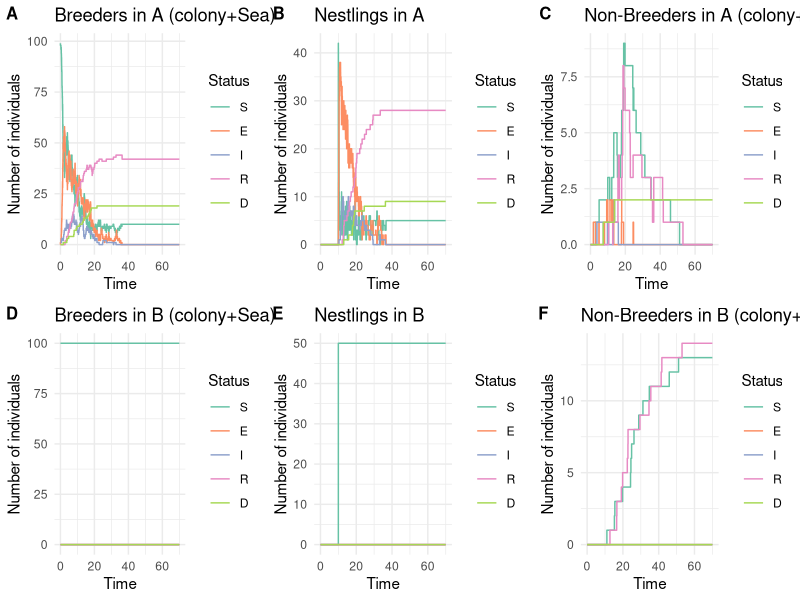

This figure's R source:









# Library -----------------------------------------------------------------

library(tidyverse)
library(ggplot2)
library(reshape2)
library(abind)
library(cowplot)


# Model description -------------------------------------------------------

# Each compartment in the model is described by

# the epidemiological status : Susceptible (S), Exposed (E), Infectious (I), Recovered (R)
# the reproductive status : Breeders (B), Non-Breeders (NB), Nestlings (N)
# the localisation : colony A (A), colony (B), sea A (sea_a), sea B (sea_B)
# 
# Thus, an exposed individual, non-breeder and at sea B, is noted E_sea_b_NB


# Parameters --------------------------------------------------------------

param = list( 
  
  # Epidemiological parameters
  
  # Transmission rate from exposed individuals and from infectious individuals in a colony
  beta = matrix(c(0.10, 0.15,
                  0.00, 0.00),
                nrow = 2, ncol = 2, byrow = T),
  # Rate of progression from exposed to infectious (inverse of incubation period)
  sigma = 1/10,
  # Rate of progression from infectious to exposed
  eta =  0.9, 
  # Recovery rate (inverse of infectious period)
  gamma = 1/3,
  # Disease-related mortality rate
  mu = 1/3 * 0.5,
  
  
  # Mobility  parameters
  
  # Transition from sea to the colony (breeders)
  zeta_to_colony = 1,
  # Transition from colony to the sea (breeders)
  zeta_to_sea = 1,
  # Transition from breeder to non-breeder (reproductive failure)
  psi = 0, #Attention départ en couple
  # Transition from sea to the colony (non-breeders)
  rho_to_colony = 1/7,
  # Transition from colony to the sea (non-breeders)
  rho_to_sea = 1/7 * 7,

  
  # Induced dispersion parameters
  
  # Proportion of dispersed adults
  prop_dispersal = 1,
  # Proportion of prospectors among dispersed adults
  prop_prospecting = 1/8,
  # Date of induced dispersion
  dispersal_date = 30,
  # Reaction time between 1rst death and induced dispersal
  dispersal_reaction_time = 5,
  
  # Demographic parameters
  hatching_date = 10

)




# Event rates -------------------------------------------------------------


calculate_rates = function(  beta_E_colony, beta_I_colony,
                             sigma,eta, gamma, mu,
                             zeta_to_colony, zeta_to_sea, psi, rho_to_colony, rho_to_sea,
                             prop_dispersal, prop_prospecting, dispersal_date,
                             hatching_date,
                             S_a, E_a, I_a, R_a, D_a,
                             S_sea_a, E_sea_a, I_sea_a, R_sea_a, D_sea_a,
                             S_sea_b, E_sea_b, I_sea_b, R_sea_b, D_sea_b,
                             S_b, E_b, I_b, R_b, D_b,
                             S_a_NB, E_a_NB, I_a_NB, R_a_NB, D_a_NB,
                             S_sea_a_NB, E_sea_a_NB, I_sea_a_NB, R_sea_a_NB, D_sea_a_NB,
                             S_sea_b_NB,  E_sea_b_NB, I_sea_b_NB, R_sea_b_NB, D_sea_b_NB,
                             S_b_NB, E_b_NB, I_b_NB, R_b_NB, D_b_NB,
                             S_a_N, E_a_N, I_a_N, R_a_N, D_a_N,
                             S_b_N, E_b_N, I_b_N, R_b_N, D_b_N){
  
  rates = c(
    
  # SEIR
  
  ## Nestlings
  ### Colony A
  "S_a_N_to_E_a_N" = beta_E_colony * S_a_N * (E_a+E_a_NB+E_a_N) + 
                     beta_I_colony * S_a_N * (I_a+I_a_NB+I_a_N),
  "E_a_N_to_S_a_N" = eta * E_a_N,
  "E_a_N_to_I_a_N" = sigma * E_a_N,
  "I_a_N_to_R_a_N" = gamma * I_a_N,
  "I_a_N_to_D_a_N" = mu * I_a_N,
  ### Colony B
  "S_b_N_to_E_b_N" = beta_E_colony * S_b_N * (E_b+E_b_NB+E_b_N) +
                     beta_I_colony * S_b_N * (I_b+I_b_NB+I_b_N),
  "E_b_N_to_S_b_N" = eta * E_b_N,
  "E_b_N_to_I_b_N" = sigma * E_b_N,
  "I_b_N_to_R_b_N" = gamma * I_b_N,
  "I_b_N_to_D_b_N" = mu * I_b_N,
  
  ## Non-Breeders
  ### Colony A
  "S_a_NB_to_E_a_NB" = beta_E_colony * S_a_NB * (E_a+E_a_NB+E_a_N) +
                       beta_I_colony * S_a_NB * (I_a+I_a_NB+I_a_N),
  "E_a_NB_to_S_a_NB" = eta * E_a_NB,
  "E_a_NB_to_I_a_NB" = sigma * E_a_NB,
  "I_a_NB_to_R_a_NB" = gamma * I_a_NB,
  "I_a_NB_to_D_a_NB" = mu * I_a_NB,
  ### Sea A
  "S_sea_a_NB_to_E_sea_a_NB" = 0,
  "E_sea_a_NB_to_S_sea_a_NB" = eta * E_sea_a_NB,
  "E_sea_a_NB_to_I_sea_a_NB" = sigma * E_sea_a_NB,
  "I_sea_a_NB_to_R_sea_a_NB" = gamma * I_sea_a_NB,
  "I_sea_a_NB_to_D_sea_a_NB" = mu * I_sea_a_NB,
  ### Sea B
  "S_sea_b_NB_to_E_sea_b_NB" = 0,
  "E_sea_b_NB_to_S_sea_b_NB" = eta * E_sea_b_NB,
  "E_sea_b_NB_to_I_sea_b_NB" = sigma * E_sea_b_NB,
  "I_sea_b_NB_to_R_sea_b_NB" = gamma * I_sea_b_NB,
  "I_sea_b_NB_to_D_sea_b_NB" = mu * I_sea_b_NB,
  ### Colony B
  "S_b_NB_to_E_b_NB" = beta_E_colony * S_b_NB * (E_b+E_b_NB+E_b_N) + 
                       beta_I_colony * S_b_NB * (I_b+I_b_NB+I_b_N),
  "E_b_NB_to_S_b_NB" = eta * E_b_NB,
  "E_b_NB_to_I_b_NB" = sigma * E_b_NB,
  "I_b_NB_to_R_b_NB" = gamma * I_b_NB,
  "I_b_NB_to_D_b_NB" = mu * I_b_NB,
  
  ## Breeders
  ### Colony A
  "S_a_to_E_a" = beta_E_colony * S_a * (E_a+E_a_NB+E_a_N) + 
                 beta_I_colony * S_a * (I_a+I_a_NB+I_a_N),
  "E_a_to_S_a" = eta * E_a,
  "E_a_to_I_a" = sigma * E_a,
  "I_a_to_R_a" = gamma * I_a,
  "I_a_to_D_a" = mu * I_a,
  ### Sea A
  "S_sea_a_to_E_sea_a" = 0,
  "E_sea_a_to_S_sea_a" = eta * E_sea_a,
  "E_sea_a_to_I_sea_a" = sigma * E_sea_a,
  "I_sea_a_to_R_sea_a" = gamma * I_sea_a,
  "I_sea_a_to_D_sea_a" = mu * I_sea_a,
  ### Sea B
  "S_sea_b_to_E_sea_b" = 0,
  "E_sea_b_to_S_sea_b" = eta * E_sea_b,
  "E_sea_b_to_I_sea_b" = sigma * E_sea_b,
  "I_sea_b_to_R_sea_b" = gamma * I_sea_b,
  "I_sea_b_to_D_sea_b" = mu * I_sea_b,
  ### Colony B
  "S_b_to_E_b" = beta_E_colony * S_b * (E_b+E_b_NB+E_b_N) + 
                 beta_I_colony * S_b * (I_b+I_b_NB+I_b_N),
  "E_b_to_S_b" = eta * E_b,
  "E_b_to_I_b" = sigma * E_b,
  "I_b_to_R_b" = gamma * I_b,
  "I_b_to_D_b" = mu * I_b,
  
  
  # Mobility
  ## Non-Breeders
  ### From colony A to sea A
  "S_a_NB_to_S_sea_a_NB" = rho_to_sea * S_a_NB,
  "E_a_NB_to_E_sea_a_NB" = rho_to_sea * E_a_NB,
  "I_a_NB_to_I_sea_a_NB" = rho_to_sea * I_a_NB,
  "R_a_NB_to_R_sea_a_NB" = rho_to_sea * R_a_NB,
  ### From sea A to colony A
  "S_sea_a_NB_to_S_a_NB" = rho_to_colony * S_sea_a_NB,
  "E_sea_a_NB_to_E_a_NB" = rho_to_colony * E_sea_a_NB,
  "I_sea_a_NB_to_I_a_NB" = rho_to_colony * I_sea_a_NB,
  "R_sea_a_NB_to_R_a_NB" = rho_to_colony * R_sea_a_NB,
  ### From colony B to sea B
  "S_b_NB_to_S_sea_b_NB" = rho_to_sea * S_b_NB,
  "E_b_NB_to_E_sea_b_NB" = rho_to_sea * E_b_NB,
  "I_b_NB_to_I_sea_b_NB" = rho_to_sea * I_b_NB,
  "R_b_NB_to_R_sea_b_NB" = rho_to_sea * R_b_NB,
  ### From sea B to colony B
  "S_sea_b_NB_to_S_b_NB" = rho_to_colony * S_sea_b_NB,
  "E_sea_b_NB_to_E_b_NB" = rho_to_colony * E_sea_b_NB,
  "I_sea_b_NB_to_I_b_NB" = rho_to_colony * I_sea_b_NB,
  "R_sea_b_NB_to_R_b_NB" = rho_to_colony * R_sea_b_NB,
  
  ## Breeders
  ### From colony A to sea A
  "S_a_to_S_sea_a" = zeta_to_sea * S_a,
  "E_a_to_E_sea_a" = zeta_to_sea * E_a,
  "I_a_to_I_sea_a" = zeta_to_sea * I_a,
  "R_a_to_R_sea_a" = zeta_to_sea * R_a,
  ### From sea A to colony A
  "S_sea_a_to_S_a" = zeta_to_colony * S_sea_a,
  "E_sea_a_to_E_a" = zeta_to_colony * E_sea_a,
  "I_sea_a_to_I_a" = zeta_to_colony * I_sea_a,
  "R_sea_a_to_R_a" = zeta_to_colony * R_sea_a,
  ### From colony B to sea B
  "S_b_to_S_sea_b" = zeta_to_sea * S_b,
  "E_b_to_E_sea_b" = zeta_to_sea * E_b,
  "I_b_to_I_sea_b" = zeta_to_sea * I_b,
  "R_b_to_R_sea_b" = zeta_to_sea * R_b,
  ### From sea B to colony B
  "S_sea_b_to_S_b" = zeta_to_colony * S_sea_b,
  "E_sea_b_to_E_b" = zeta_to_colony * E_sea_b,
  "I_sea_b_to_I_b" = zeta_to_colony * I_sea_b,
  "R_sea_b_to_R_b" = zeta_to_colony * R_sea_b,
  
  ## Prospecting
  ### From A to B
  "S_sea_a_NB_to_S_sea_b_NB" = prop_prospecting * S_sea_a_NB,
  "E_sea_a_NB_to_E_sea_b_NB" = prop_prospecting * E_sea_a_NB,
  "I_sea_a_NB_to_I_sea_b_NB" = prop_prospecting * I_sea_a_NB,
  "R_sea_a_NB_to_R_sea_b_NB" = prop_prospecting * R_sea_a_NB
  
  # Breeders become Non-Breeders
  
  # "S_a_to_S_a_NB" = psi * S_a,
  # "E_a_to_E_a_NB" = psi * E_a,
  # "I_a_to_I_a_NB" = psi * I_a,
  # "R_a_to_R_a_NB" = psi * R_a
  
  )
  return(rates)
}


# Gillespie SEIR model function -------------------------------------------

gillespie_seir = function(param = param, 
                          induced_dispersal = T,
                          initial_number_breeders_A = 50,
                          initial_number_infected_breeders_A = 1, 
                          initial_number_breeders_B = 50,
                          total_time = 70,
                          dispersal_stochactic = T) {
  
  # Initial state
  
  ## Nestlings
  ## In colony A
  N = 0                
  initial_infected = 0
  initial_exposed = 0
  initial_recovered = 0
  initial_susceptible = N - initial_infected - initial_exposed - initial_recovered
  initial_dead = 0
  
  initial_state_A_N = c(S = initial_susceptible,
                        E = initial_exposed,
                        I = initial_infected,
                        R = initial_recovered,
                        D = initial_dead)
  ## Nestlings
  ## In colony B
  N = 0                
  initial_infected = 0
  initial_exposed = 0
  initial_recovered = 0
  initial_susceptible = N - initial_infected - initial_exposed - initial_recovered
  initial_dead = 0
  
  initial_state_B_N = c(S = initial_susceptible,
                        E = initial_exposed,
                        I = initial_infected,
                        R = initial_recovered,
                        D = initial_dead)
  
  
  ## Breeders
  ## In colony A
  N = initial_number_breeders_A                 
  initial_infected = initial_number_infected_breeders_A
  initial_exposed = 0
  initial_recovered = 0
  initial_susceptible = N - initial_infected - initial_exposed - initial_recovered
  initial_dead = 0
  
  initial_state_A = c(S = initial_susceptible,
                      E = initial_exposed,
                      I = initial_infected,
                      R = initial_recovered,
                      D = initial_dead)
  
  ## At sea A
  N = 50                  
  initial_infected = 0
  initial_exposed = 0
  initial_recovered = 0
  initial_susceptible = N - initial_infected - initial_exposed - initial_recovered
  initial_dead = 0
  
  initial_state_sea_a = c(S = initial_susceptible,
                          E = initial_exposed,
                          I = initial_infected,
                          R = initial_recovered,
                          D = initial_dead)
  
  ## At sea B
  N = 50                
  initial_infected = 0
  initial_exposed = 0
  initial_recovered = 0
  initial_susceptible = N - initial_infected - initial_exposed - initial_recovered
  initial_dead = 0
  
  initial_state_sea_b = c(S = initial_susceptible,
                          E = initial_exposed,
                          I = initial_infected,
                          R = initial_recovered,
                          D = initial_dead)
  
  ## In colony B
  N = initial_number_breeders_B                  
  initial_infected = 0
  initial_exposed = 0
  initial_recovered = 0
  initial_susceptible = N - initial_infected - initial_exposed - initial_recovered
  initial_dead = 0
  
  initial_state_B <- c(S = initial_susceptible,
                       E = initial_exposed,
                       I = initial_infected,
                       R = initial_recovered,
                       D = initial_dead)
  
  ## Non-Breeders
  ## In colony A
  N = 0                  
  initial_infected = 0
  initial_exposed = 0
  initial_recovered = 0
  initial_susceptible = N - initial_infected - initial_exposed - initial_recovered
  initial_dead = 0
  
  initial_state_A_NB = c(S = initial_susceptible,
                         E = initial_exposed,
                         I = initial_infected,
                         R = initial_recovered,
                         D = initial_dead)
  
  ## At sea A
  N = 0                  
  initial_infected = 0
  initial_exposed = 0
  initial_recovered = 0
  initial_susceptible = N - initial_infected - initial_exposed - initial_recovered
  initial_dead = 0
  
  initial_state_sea_a_NB = c(S = initial_susceptible,
                             E = initial_exposed,
                             I = initial_infected,
                             R = initial_recovered,
                             D = initial_dead)
  
  ## At sea B
  N = 0                  
  initial_infected = 0
  initial_exposed = 0
  initial_recovered = 0
  initial_susceptible = N - initial_infected - initial_exposed - initial_recovered
  initial_dead = 0
  
  initial_state_sea_b_NB = c(S = initial_susceptible,
                             E = initial_exposed,
                             I = initial_infected,
                             R = initial_recovered,
                             D = initial_dead)
  
  ## In colony B
  N = 0                  
  initial_infected = 0
  initial_exposed = 0
  initial_recovered = 0
  initial_susceptible = N - initial_infected - initial_exposed - initial_recovered
  initial_dead = 0
  
  initial_state_B_NB <- c(S = initial_susceptible,
                          E = initial_exposed,
                          I = initial_infected,
                          R = initial_recovered,
                          D = initial_dead)
  
  
  initial_state = matrix(data = c(initial_state_A,
                                  initial_state_sea_a,
                                  initial_state_sea_b,
                                  initial_state_B,
                                  initial_state_A_NB,
                                  initial_state_sea_a_NB,
                                  initial_state_sea_b_NB,
                                  initial_state_B_NB,
                                  initial_state_A_N,
                                  initial_state_B_N), 
                         nrow = 10, ncol = 5, 
                         byrow = T)
  
  # Parameters
  
  beta_E_colony = param$beta[1,1]
  beta_I_colony = param$beta[1,2]
  
  sigma = param$sigma
  eta = param$eta
  gamma = param$gamma
  mu = param$mu
  
  zeta_to_colony = param$zeta_to_colony
  zeta_to_sea = param$zeta_to_sea
  psi = param$psi
  rho_to_colony = param$rho_to_colony
  rho_to_sea = param$rho_to_sea
  
  prop_dispersal = param$prop_dispersal
  prop_prospecting = param$prop_prospecting
  dispersal_date = param$dispersal_date
  dispersal_reaction_time = param$dispersal_reaction_time
  
  hatching_date = param$hatching_date
  
  # Initialization
  times = c(0)
  states = array(dim = c(10,5,1), data = initial_state)
  already_dispersed = F
  already_hatched = F
  first_death = F
  first_death_date = NA
  
  # Next event
  while (times[length(times)] < total_time) {
    
    S_a = states[1, 1, dim(states)[3]]
    E_a = states[1, 2, dim(states)[3]]
    I_a = states[1, 3, dim(states)[3]]
    R_a = states[1, 4, dim(states)[3]]
    D_a = states[1, 5, dim(states)[3]]
    
    S_sea_a = states[2, 1, dim(states)[3]]
    E_sea_a = states[2, 2, dim(states)[3]]
    I_sea_a = states[2, 3, dim(states)[3]]
    R_sea_a = states[2, 4, dim(states)[3]]
    D_sea_a = states[2, 5, dim(states)[3]]
    
    S_sea_b = states[3, 1, dim(states)[3]]
    E_sea_b = states[3, 2, dim(states)[3]]
    I_sea_b = states[3, 3, dim(states)[3]]
    R_sea_b = states[3, 4, dim(states)[3]]
    D_sea_b = states[3, 5, dim(states)[3]]
    
    S_b = states[4, 1, dim(states)[3]]
    E_b = states[4, 2, dim(states)[3]]
    I_b = states[4, 3, dim(states)[3]]
    R_b = states[4, 4, dim(states)[3]]
    D_b = states[4, 5, dim(states)[3]]
    
    S_a_NB = states[5, 1, dim(states)[3]]
    E_a_NB = states[5, 2, dim(states)[3]]
    I_a_NB = states[5, 3, dim(states)[3]]
    R_a_NB = states[5, 4, dim(states)[3]]
    D_a_NB = states[5, 5, dim(states)[3]]
    
    S_sea_a_NB = states[6, 1, dim(states)[3]]
    E_sea_a_NB = states[6, 2, dim(states)[3]]
    I_sea_a_NB = states[6, 3, dim(states)[3]]
    R_sea_a_NB = states[6, 4, dim(states)[3]]
    D_sea_a_NB = states[6, 5, dim(states)[3]]

    S_sea_b_NB = states[7, 1, dim(states)[3]]
    E_sea_b_NB = states[7, 2, dim(states)[3]]
    I_sea_b_NB = states[7, 3, dim(states)[3]]
    R_sea_b_NB = states[7, 4, dim(states)[3]]
    D_sea_b_NB = states[7, 5, dim(states)[3]]
    
    S_b_NB = states[8, 1, dim(states)[3]]
    E_b_NB = states[8, 2, dim(states)[3]]
    I_b_NB = states[8, 3, dim(states)[3]]
    R_b_NB = states[8, 4, dim(states)[3]]
    D_b_NB = states[8, 5, dim(states)[3]]
    
    S_a_N = states[9, 1, dim(states)[3]]
    E_a_N = states[9, 2, dim(states)[3]]
    I_a_N = states[9, 3, dim(states)[3]]
    R_a_N = states[9, 4, dim(states)[3]]
    D_a_N = states[9, 5, dim(states)[3]]
    
    S_b_N = states[10, 1, dim(states)[3]]
    E_b_N = states[10, 2, dim(states)[3]]
    I_b_N = states[10, 3, dim(states)[3]]
    R_b_N = states[10, 4, dim(states)[3]]
    D_b_N = states[10, 5, dim(states)[3]]
    
    # Rates of each possible event
    rates = calculate_rates(beta_E_colony, beta_I_colony,
                            sigma,eta, gamma, mu,
                            zeta_to_colony, zeta_to_sea, psi, rho_to_colony, rho_to_sea,
                            prop_dispersal, prop_prospecting, dispersal_date,
                            hatching_date,
                            S_a, E_a, I_a, R_a, D_a,
                            S_sea_a, E_sea_a, I_sea_a, R_sea_a, D_sea_a,
                            S_sea_b, E_sea_b, I_sea_b, R_sea_b, D_sea_b,
                            S_b, E_b, I_b, R_b, D_b,
                            S_a_NB, E_a_NB, I_a_NB, R_a_NB, D_a_NB,
                            S_sea_a_NB, E_sea_a_NB, I_sea_a_NB, R_sea_a_NB, D_sea_a_NB,
                            S_sea_b_NB,  E_sea_b_NB, I_sea_b_NB, R_sea_b_NB, D_sea_b_NB,
                            S_b_NB, E_b_NB, I_b_NB, R_b_NB, D_b_NB,
                            S_a_N, E_a_N, I_a_N, R_a_N, D_a_N,
                            S_b_N, E_b_N, I_b_N, R_b_N, D_b_N)

    total_rate = sum(rates)
    
    if (total_rate == 0) {
      break
    }
    
    time_step = rexp(1, total_rate)
    next_time = times[length(times)] + time_step
    
    
    # Hatching
    if (next_time > hatching_date & !already_hatched) { 
      
      S_a_N = round((S_a + E_a + I_a + R_a + S_sea_a + E_sea_a + I_sea_a + R_sea_a)/2)
      S_b_N = round((S_b + E_b + I_b + R_b + S_sea_b + E_sea_b + I_sea_b + R_sea_b)/2)
      
      already_hatched = T
      
      new_state = matrix(data = c(S_a, E_a, I_a, R_a, D_a,
                                  S_sea_a, E_sea_a, I_sea_a, R_sea_a, D_sea_a,
                                  S_sea_b, E_sea_b, I_sea_b, R_sea_b, D_sea_b,
                                  S_b, E_b, I_b, R_b, D_b,
                                  
                                  S_a_NB, E_a_NB, I_a_NB, R_a_NB, D_a_NB,
                                  S_sea_a_NB, E_sea_a_NB, I_sea_a_NB, R_sea_a_NB, D_sea_a_NB,
                                  S_sea_b_NB, E_sea_b_NB, I_sea_b_NB, R_sea_b_NB, D_sea_b_NB,
                                  S_b_NB, E_b_NB, I_b_NB, R_b_NB, D_b_NB,
                                  
                                  S_a_N, E_a_N, I_a_N, R_a_N, D_a_N,
                                  S_b_N, E_b_N, I_b_N, R_b_N, D_b_N),
                         nrow = 10, ncol = 5, 
                         byrow = T)
      
      states = abind(states, new_state)
      times = c(times, hatching_date)
      
      
      # Rates of each possible event
      rates =     rates = calculate_rates(beta_E_colony, beta_I_colony,
                                          sigma,eta, gamma, mu,
                                          zeta_to_colony, zeta_to_sea, psi, rho_to_colony, rho_to_sea,
                                          prop_dispersal, prop_prospecting, dispersal_date,
                                          hatching_date,
                                          S_a, E_a, I_a, R_a, D_a,
                                          S_sea_a, E_sea_a, I_sea_a, R_sea_a, D_sea_a,
                                          S_sea_b, E_sea_b, I_sea_b, R_sea_b, D_sea_b,
                                          S_b, E_b, I_b, R_b, D_b,
                                          S_a_NB, E_a_NB, I_a_NB, R_a_NB, D_a_NB,
                                          S_sea_a_NB, E_sea_a_NB, I_sea_a_NB, R_sea_a_NB, D_sea_a_NB,
                                          S_sea_b_NB,  E_sea_b_NB, I_sea_b_NB, R_sea_b_NB, D_sea_b_NB,
                                          S_b_NB, E_b_NB, I_b_NB, R_b_NB, D_b_NB,
                                          S_a_N, E_a_N, I_a_N, R_a_N, D_a_N,
                                          S_b_N, E_b_N, I_b_N, R_b_N, D_b_N)
      
      total_rate = sum(rates)
      
      if (total_rate == 0) {
        break
      }
      
      time_step = rexp(1, total_rate)
      next_time = times[length(times)] + time_step
      
    }
    
    

    # Determining the date of first infection
    if (!first_death & D_a > 0){
      first_death_date = times[length(times)] 
      first_death = T
    }
    
    # Induction of dispersion
    ## Has the induced dispersal strategy been triggered?
    if (induced_dispersal){ 
      ## Did the dispersal occur?
      if (!already_dispersed){
        # Is it time to induce dispersion, according to the stochastic case and the deterministic case?
        if ((dispersal_stochactic & first_death & next_time > first_death_date + dispersal_reaction_time) 
             |
             (!dispersal_stochactic & next_time > dispersal_date)
            ){
          
          # Dispersal of breeders
          
          # Number of adults in  A
          N_a = S_a + E_a + I_a + R_a + S_sea_a + E_sea_a + I_sea_a + R_sea_a
          # Number of adults A who are dispersed
          N_disp_a = round(N_a * prop_dispersal)
          # Distribution of dispersed adults by epidemiological status
          disp_a = sample(c(rep("S_a", S_a), rep("E_a", E_a),rep("I_a", I_a),rep("R_a", R_a),
                            rep("S_sea_a", S_sea_a), rep("E_sea_a", E_sea_a),rep("I_sea_a", I_sea_a),rep("R_sea_a", R_sea_a)),
                          size = N_disp_a, 
                          replace = F) %>% 
            factor(., levels = c("S_a","E_a","I_a","R_a",
                                 "S_sea_a","E_sea_a","I_sea_a","R_sea_a")) %>% 
            table()
          
          # Number of susceptible adults who are dispersed from A
          disp_S_a = disp_a["S_a"]
          disp_S_sea_a = disp_a["S_sea_a"]
          # Update of the number of susceptible adults
          S_a = S_a - disp_S_a
          S_sea_a = S_sea_a - disp_S_sea_a
          S_sea_a_NB = S_sea_a_NB + disp_S_a + disp_S_sea_a
          
          # Number of exposed  adults who are dispersed from A
          disp_E_a = disp_a["E_a"]
          disp_E_sea_a = disp_a["E_sea_a"]
          # Update of the number of exposed adults
          E_a = E_a - disp_E_a
          E_sea_a = E_sea_a - disp_E_sea_a
          E_sea_a_NB = E_sea_a_NB + disp_E_a + disp_E_sea_a
          
          # Number of infectious adults who are dispersed from A
          disp_I_a = disp_a["I_a"]
          disp_I_sea_a = disp_a["I_sea_a"]
          # Update of the number of infectious adults
          I_a = I_a - disp_I_a
          I_sea_a = I_sea_a - disp_I_sea_a
          I_sea_a_NB = I_sea_a_NB + disp_I_a + disp_I_sea_a
          
          # Number of recovered adults who are dispersed from A
          disp_R_a = disp_a["R_a"]
          disp_R_sea_a = disp_a["R_sea_a"]
          # Update of the number of recovered adults
          R_a = R_a - disp_R_a
          R_sea_a = R_sea_a - disp_R_sea_a
          R_sea_a_NB = R_sea_a_NB + disp_R_a + disp_R_sea_a
          
          # Death of nestlings
          
          D_a_N = D_a_N + S_a_N + E_a_N + I_a_N + R_a_N
          S_a_N = 0
          E_a_N = 0
          I_a_N = 0
          R_a_N = 0
          
          
          already_dispersed = T
          
          new_state = matrix(data = c(S_a, E_a, I_a, R_a, D_a,
                                      S_sea_a, E_sea_a, I_sea_a, R_sea_a, D_sea_a,
                                      S_sea_b, E_sea_b, I_sea_b, R_sea_b, D_sea_b,
                                      S_b, E_b, I_b, R_b, D_b,
                                      
                                      S_a_NB, E_a_NB, I_a_NB, R_a_NB, D_a_NB,
                                      S_sea_a_NB, E_sea_a_NB, I_sea_a_NB, R_sea_a_NB, D_sea_a_NB,
                                      S_sea_b_NB, E_sea_b_NB, I_sea_b_NB, R_sea_b_NB, D_sea_b_NB,
                                      S_b_NB, E_b_NB, I_b_NB, R_b_NB, D_b_NB,
                                      
                                      S_a_N, E_a_N, I_a_N, R_a_N, D_a_N,
                                      S_b_N, E_b_N, I_b_N, R_b_N, D_b_N),
                             nrow = 10, ncol = 5, 
                             byrow = T)
          
          states = abind(states, new_state)
          times = c(times, next_time)
          
          
          # Rates of each possible event
          rates =     rates = calculate_rates(beta_E_colony, beta_I_colony,
                                              sigma,eta, gamma, mu,
                                              zeta_to_colony, zeta_to_sea, psi, rho_to_colony, rho_to_sea,
                                              prop_dispersal, prop_prospecting, dispersal_date,
                                              hatching_date,
                                              S_a, E_a, I_a, R_a, D_a,
                                              S_sea_a, E_sea_a, I_sea_a, R_sea_a, D_sea_a,
                                              S_sea_b, E_sea_b, I_sea_b, R_sea_b, D_sea_b,
                                              S_b, E_b, I_b, R_b, D_b,
                                              S_a_NB, E_a_NB, I_a_NB, R_a_NB, D_a_NB,
                                              S_sea_a_NB, E_sea_a_NB, I_sea_a_NB, R_sea_a_NB, D_sea_a_NB,
                                              S_sea_b_NB,  E_sea_b_NB, I_sea_b_NB, R_sea_b_NB, D_sea_b_NB,
                                              S_b_NB, E_b_NB, I_b_NB, R_b_NB, D_b_NB,
                                              S_a_N, E_a_N, I_a_N, R_a_N, D_a_N,
                                              S_b_N, E_b_N, I_b_N, R_b_N, D_b_N)
          
          total_rate = sum(rates)
          
          if (total_rate == 0) {
            break
          }
          
          time_step = rexp(1, total_rate)
          next_time = times[length(times)] + time_step
          
          
        }

      }
    }
    

    times = c(times, next_time)
    
    transition = sample(names(rates), 1, prob = rates / total_rate)
    
    if (transition == "S_a_to_E_a") {
      S_a = S_a - 1
      E_a = E_a + 1
    } else if (transition == "E_a_to_S_a") {
      E_a = E_a - 1
      S_a = S_a + 1
    } else if (transition == "E_a_to_I_a") {
      E_a = E_a - 1
      I_a = I_a + 1
    } else if (transition == "I_a_to_R_a") {
      I_a = I_a - 1
      R_a = R_a + 1
    } 
    # If an adult dies, the partner becomes a non-breeder and the nestling dies
    else if (transition == "I_a_to_D_a") {
      I_a = I_a - 1
      D_a = D_a + 1
      # The nestling dies
      if (S_a_N + E_a_N + I_a_N + R_a_N > 0){
        nestling = sample(c(rep("S_a_N", S_a_N), rep("E_a_N", E_a_N),rep("I_a_N", I_a_N),rep("R_a_N", R_a_N)),
                          size = 1)
        if (nestling == "S_a_N"){
          S_a_N = S_a_N - 1
          D_a_N = D_a_N + 1
        } else if (partner == "E_a_N"){
          E_a_N = E_a_N - 1
          D_a_N = D_a_N + 1
        } else if (partner == "I_a_N"){
          I_a_N = I_a_N - 1
          D_a_N = D_a_N + 1
        } else if (partner == "R_a_N"){
          R_a_N = R_a_N - 1
          D_a_N = D_a_N + 1
        }
      }
      # The partner becomes a non-breeder
      partner = sample(c(rep("S_a", S_a), rep("E_a", E_a),rep("I_a", I_a),rep("R_a", R_a),
                         rep("S_sea_a", S_a), rep("E_sea_a", E_a),rep("I_sea_a", I_a),rep("R_sea_a", R_a)),
      size = 1)
      if (partner == "S_a"){
        S_a = S_a - 1
        S_a_NB = S_a_NB + 1
      } else if (partner == "E_a"){
        E_a = E_a - 1
        E_a_NB = E_a_NB + 1
      } else if (partner == "I_a"){
        I_a = I_a - 1
        I_a_NB = I_a_NB + 1
      } else if (partner == "R_a"){
        R_a = R_a - 1
        R_a_NB = R_a_NB + 1
      } else if (partner == "S_sea_a"){
        S_sea_a = S_sea_a - 1
        S_sea_a_NB = S_sea_a_NB + 1
      } else if (partner == "E_sea_a"){
        E_sea_a = E_sea_a - 1
        E_sea_a_NB = E_sea_a_NB + 1
      } else if (partner == "I_sea_a"){
        I_sea_a = I_sea_a - 1
        I_sea_a_NB = I_sea_a_NB + 1
      } else if (partner == "R_sea_a"){
        R_sea_a = R_sea_a - 1
        R_sea_a_NB = R_sea_a_NB + 1
      }
    } else if (transition == "S_sea_a_to_E_sea_a") {
      S_sea_a = S_sea_a - 1
      E_sea_a = E_sea_a + 1
    } else if (transition == "E_sea_a_to_S_sea_a") {
      E_sea_a = E_sea_a - 1
      S_sea_a = S_sea_a + 1
    } else if (transition == "E_sea_a_to_I_sea_a") {
      E_sea_a = E_sea_a - 1
      I_sea_a = I_sea_a + 1
    } else if (transition == "I_sea_a_to_R_sea_a") {
      I_sea_a = I_sea_a - 1
      R_sea_a = R_sea_a + 1
    } else if (transition == "I_sea_a_to_D_sea_a") {
      I_sea_a = I_sea_a - 1
      D_sea_a = D_sea_a + 1
    } else if (transition == "S_sea_b_to_E_sea_b") {
      S_sea_b = S_sea_b - 1
      E_sea_b = E_sea_b + 1
    } else if (transition == "E_sea_b_to_S_sea_b") {
      E_sea_b = E_sea_b - 1
      S_sea_b = S_sea_b + 1
    } else if (transition == "E_sea_b_to_I_sea_b") {
      E_sea_b = E_sea_b - 1
      I_sea_b = I_sea_b + 1
    } else if (transition == "I_sea_b_to_R_sea_b") {
      I_sea_b = I_sea_b - 1
      R_sea_b = R_sea_b + 1
    } else if (transition == "I_sea_b_to_D_sea_b") {
      I_sea_b = I_sea_b - 1
      D_sea_b = D_sea_b + 1
    } else if (transition == "S_b_to_E_b") {
      S_b = S_b - 1
      E_b = E_b + 1
    } else if (transition == "E_b_to_S_b") {
      E_b = E_b - 1
      S_b = S_b + 1
    } else if (transition == "E_b_to_I_b") {
      E_b = E_b - 1
      I_b = I_b + 1
    } else if (transition == "I_b_to_R_b") {
      I_b = I_b - 1
      R_b = R_b + 1
    } 
    # If an adult dies, the partner becomes a non-breeder and the nestling dies
    else if (transition == "I_b_to_D_b") {
      I_b = I_b - 1
      D_b = D_b + 1
      # The nestling dies
      if (S_b_N + E_b_N + I_b_N + R_b_N > 0){
        nestling = sample(c(rep("S_b_N", S_b_N), rep("E_b_N", E_b_N),rep("I_b_N", I_b_N),rep("R_b_N", R_b_N)),
                          size = 1)
        if (nestling == "S_b_N"){
          S_b_N = S_b_N - 1
          D_b_N = D_b_N + 1
        } else if (partner == "E_b_N"){
          E_b_N = E_b_N - 1
          D_b_N = D_b_N + 1
        } else if (partner == "I_b_N"){
          I_b_N = I_b_N - 1
          D_b_N = D_b_N + 1
        } else if (partner == "R_b_N"){
          R_b_N = R_b_N - 1
          D_b_N = D_b_N + 1
        }
      }
      # The partner becomes a non-breeder
      partner = sample(c(rep("S_b", S_b), rep("E_b", E_b),rep("I_b", I_b),rep("R_b", R_b),
                         rep("S_sea_b", S_b), rep("E_sea_b", E_b),rep("I_sea_b", I_b),rep("R_sea_b", R_b)),
                       size = 1)
      if (partner == "S_b"){
        S_b = S_b - 1
        S_b_NB = S_b_NB + 1
      } else if (partner == "E_b"){
        E_b = E_b - 1
        E_b_NB = E_b_NB + 1
      } else if (partner == "I_b"){
        I_b = I_b - 1
        I_b_NB = I_b_NB + 1
      } else if (partner == "R_b"){
        R_b = R_b - 1
        R_b_NB = R_b_NB + 1
      } else if (partner == "S_sea_b"){
        S_sea_b = S_sea_b - 1
        S_sea_b_NB = S_sea_b_NB + 1
      } else if (partner == "E_sea_b"){
        E_sea_b = E_sea_b - 1
        E_sea_b_NB = E_sea_b_NB + 1
      } else if (partner == "I_sea_b"){
        I_sea_b = I_sea_b - 1
        I_sea_b_NB = I_sea_b_NB + 1
      } else if (partner == "R_sea_b"){
        R_sea_b = R_sea_b - 1
        R_sea_b_NB = R_sea_b_NB + 1
      }
      
    } else if (transition == "S_a_to_S_sea_a") {
      S_a = S_a - 1
      S_sea_a = S_sea_a + 1
    } else if (transition == "E_a_to_E_sea_a") {
      E_a = E_a - 1
      E_sea_a = E_sea_a + 1
    } else if (transition == "I_a_to_I_sea_a") {
      I_a = I_a - 1
      I_sea_a = I_sea_a + 1
    } else if (transition == "R_a_to_R_sea_a") {
      R_a = R_a - 1
      R_sea_a = R_sea_a + 1
    } else if (transition == "S_b_to_S_sea_b") {
      S_b = S_b - 1
      S_sea_b = S_sea_b + 1
    } else if (transition == "E_b_to_E_sea_b") {
      E_b = E_b - 1
      E_sea_b = E_sea_b + 1
    } else if (transition == "I_b_to_I_sea_b") {
      I_b = I_b - 1
      I_sea_b = I_sea_b + 1
    } else if (transition == "R_b_to_R_sea_b") {
      R_b = R_b - 1
      R_sea_b = R_sea_b + 1
    }else if (transition == "S_sea_a_to_S_a") {
      S_a = S_a + 1
      S_sea_a = S_sea_a - 1
    } else if (transition == "E_sea_a_to_E_a") {
      E_a = E_a + 1
      E_sea_a = E_sea_a - 1
    } else if (transition == "I_sea_a_to_I_a") {
      I_a = I_a + 1
      I_sea_a = I_sea_a - 1
    } else if (transition == "R_sea_a_to_R_a") {
      R_a = R_a + 1
      R_sea_a = R_sea_a - 1
    } else if (transition == "S_sea_b_to_S_b") {
      S_b = S_b + 1
      S_sea_b = S_sea_b - 1
    } else if (transition == "E_sea_b_to_E_b") {
      E_b = E_b + 1
      E_sea_b = E_sea_b - 1
    } else if (transition == "I_sea_b_to_I_b") {
      I_b = I_b + 1
      I_sea_b = I_sea_b - 1
    } else if (transition == "R_sea_b_to_R_b") {
      R_b = R_b + 1
      R_sea_b = R_sea_b - 1
    } else if (transition == "S_a_to_E_a_NB") {
      S_a_NB = S_a_NB - 1
      E_a_NB = E_a_NB + 1
    } else if (transition == "E_a_NB_to_S_a_NB") {
      E_a_NB = E_a_NB - 1
      S_a_NB = S_a_NB + 1
    } else if (transition == "E_a_NB_to_I_a_NB") {
      E_a_NB = E_a_NB - 1
      I_a_NB = I_a_NB + 1
    } else if (transition == "I_a_NB_to_R_a_NB") {
      I_a_NB = I_a_NB - 1
      R_a_NB = R_a_NB + 1
    } else if (transition == "I_a_NB_to_D_a_NB") {
      I_a_NB = I_a_NB - 1
      D_a_NB = D_a_NB + 1
    } else if (transition == "S_sea_a_NB_to_E_sea_a_NB") {
      S_sea_a_NB = S_sea_a_NB - 1
      E_sea_a_NB = E_sea_a_NB + 1
    } else if (transition == "E_sea_a_NB_to_S_sea_a_NB") {
      E_sea_a_NB = E_sea_a_NB - 1
      S_sea_a_NB = S_sea_a_NB + 1
    } else if (transition == "E_sea_a_NB_to_I_sea_a_NB") {
      E_sea_a_NB = E_sea_a_NB - 1
      I_sea_a_NB = I_sea_a_NB + 1
    } else if (transition == "I_sea_a_NB_to_R_sea_a_NB") {
      I_sea_a_NB = I_sea_a_NB - 1
      R_sea_a_NB = R_sea_a_NB + 1
    } else if (transition == "I_sea_a_NB_to_D_sea_a_NB") {
      I_sea_a_NB = I_sea_a_NB - 1
      D_sea_a_NB = D_sea_a_NB + 1
    } else if (transition == "S_sea_b_NB_to_E_sea_b_NB") {
      S_sea_b_NB = S_sea_b_NB - 1
      E_sea_b_NB = E_sea_b_NB + 1
    } else if (transition == "E_sea_b_NB_to_S_sea_b_NB") {
      E_sea_b_NB = E_sea_b_NB - 1
      S_sea_b_NB = S_sea_b_NB + 1
    } else if (transition == "E_sea_b_NB_to_I_sea_b_NB") {
      E_sea_b_NB = E_sea_b_NB - 1
      I_sea_b_NB = I_sea_b_NB + 1
    } else if (transition == "I_sea_b_NB_to_R_sea_b_NB") {
      I_sea_b_NB = I_sea_b_NB - 1
      R_sea_b_NB = R_sea_b_NB + 1
    } else if (transition == "I_sea_b_NB_to_D_sea_b_NB") {
      I_sea_b_NB = I_sea_b_NB - 1
      D_sea_b_NB = D_sea_b_NB + 1
    } else if (transition == "S_b_NB_to_E_b_NB") {
      S_b_NB = S_b_NB - 1
      E_b_NB = E_b_NB + 1
    } else if (transition == "E_b_NB_to_S_b_NB") {
      E_b_NB = E_b_NB - 1
      S_b_NB = S_b_NB + 1
    } else if (transition == "E_b_NB_to_I_b_NB") {
      E_b_NB = E_b_NB - 1
      I_b_NB = I_b_NB + 1
    } else if (transition == "I_b_NB_to_R_b_NB") {
      I_b_NB = I_b_NB - 1
      R_b_NB = R_b_NB + 1
    } else if (transition == "I_b_NB_to_D_b_NB") {
      I_b_NB = I_b_NB - 1
      D_b_NB = D_b_NB + 1
    } else if (transition == "S_a_NB_to_S_sea_a_NB") {
      S_a_NB = S_a_NB - 1
      S_sea_a_NB = S_sea_a_NB + 1
    } else if (transition == "E_a_NB_to_E_sea_a_NB") {
      E_a_NB = E_a_NB - 1
      E_sea_a_NB = E_sea_a_NB + 1
    } else if (transition == "I_a_NB_to_I_sea_a_NB") {
      I_a_NB = I_a_NB - 1
      I_sea_a_NB = I_sea_a_NB + 1
    } else if (transition == "R_a_NB_to_R_sea_a_NB") {
      R_a_NB = R_a_NB - 1
      R_sea_a_NB = R_sea_a_NB + 1
    } else if (transition == "S_b_NB_to_S_sea_b_NB") {
      S_b_NB = S_b_NB - 1
      S_sea_b_NB = S_sea_b_NB + 1
    } else if (transition == "E_b_NB_to_E_sea_b_NB") {
      E_b_NB = E_b_NB - 1
      E_sea_b_NB = E_sea_b_NB + 1
    } else if (transition == "I_b_NB_to_I_sea_b_NB") {
      I_b_NB = I_b_NB - 1
      I_sea_b_NB = I_sea_b_NB + 1
    } else if (transition == "R_b_NB_to_R_sea_b_NB") {
      R_b_NB = R_b_NB - 1
      R_sea_b_NB = R_sea_b_NB + 1
    }else if (transition == "S_sea_a_NB_to_S_a_NB") {
      S_a_NB = S_a_NB + 1
      S_sea_a_NB = S_sea_a_NB - 1
    } else if (transition == "E_sea_a_NB_to_E_a_NB") {
      E_a_NB = E_a_NB + 1
      E_sea_a_NB = E_sea_a_NB - 1
    } else if (transition == "I_sea_a_NB_to_I_a_NB") {
      I_a_NB = I_a_NB + 1
      I_sea_a_NB = I_sea_a_NB - 1
    } else if (transition == "R_sea_a_NB_to_R_a_NB") {
      R_a_NB = R_a_NB + 1
      R_sea_a_NB = R_sea_a_NB - 1
    } else if (transition == "S_sea_b_NB_to_S_b_NB") {
      S_b_NB = S_b_NB + 1
      S_sea_b_NB = S_sea_b_NB - 1
    } else if (transition == "E_sea_b_NB_to_E_b_NB") {
      E_b_NB = E_b_NB + 1
      E_sea_b_NB = E_sea_b_NB - 1
    } else if (transition == "I_sea_b_NB_to_I_b_NB") {
      I_b_NB = I_b_NB + 1
      I_sea_b_NB = I_sea_b_NB - 1
    } else if (transition == "R_sea_b_NB_to_R_b_NB") {
      R_b_NB = R_b_NB + 1
      R_sea_b_NB = R_sea_b_NB - 1
    } else if (transition == "S_a_to_S_a_NB") {
      S_a = S_a - 2
      S_a_NB = S_a_NB + 2
    } else if (transition == "E_a_to_E_a_NB") {
      E_a = E_a - 2
      E_a_NB = E_a_NB + 2
    } else if (transition == "I_a_to_I_a_NB") {
      I_a = I_a - 2
      I_a_NB = I_a_NB + 2
    } else if (transition == "E_a_to_E_a_NB") {
      R_a = R_a - 2
      R_a_NB = R_a_NB + 2
    } else if (transition == "S_sea_a_NB_to_S_sea_b_NB") {
      S_sea_a_NB = S_sea_a_NB - 1
      S_sea_b_NB = S_sea_b_NB + 1
    }else if (transition == "E_sea_a_NB_to_E_sea_b_NB") {
      E_sea_a_NB = E_sea_a_NB - 1
      E_sea_b_NB = E_sea_b_NB + 1
    }else if (transition == "I_sea_a_NB_to_I_sea_b_NB") {
      I_sea_a_NB = I_sea_a_NB - 1
      I_sea_b_NB = I_sea_b_NB + 1
    }else if (transition == "R_sea_a_NB_to_R_sea_b_NB") {
      R_sea_a_NB = R_sea_a_NB - 1
      R_sea_b_NB = R_sea_b_NB + 1
    }else if (transition == "S_a_N_to_E_a_N"){
      S_a_N = S_a_N - 1
      E_a_N = E_a_N + 1
    }else if (transition == "E_a_N_to_S_a_N"){
      E_a_N = E_a_N - 1
      S_a_N = S_a_N + 1
    }else if (transition == "E_a_N_to_I_a_N"){
      E_a_N = E_a_N - 1
      I_a_N = I_a_N + 1
    }else if (transition == "I_a_N_to_R_a_N"){
      I_a_N = I_a_N - 1
      R_a_N = R_a_N + 1
    }else if (transition == "I_a_N_to_R_a_N"){
      I_a_N = I_a_N - 1
      R_a_N = R_a_N + 1
    }
    # If a nestling dies, both parents become non-breeders.
    else if (transition == "I_a_N_to_D_a_N"){
      I_a_N = I_a_N - 1
      D_a_N = D_a_N + 1
      parent1 = sample(c(rep("S_a", S_a), rep("E_a", E_a),rep("I_a", I_a),rep("R_a", R_a),
                         rep("S_sea_a", S_a), rep("E_sea_a", E_a),rep("I_sea_a", I_a),rep("R_sea_a", R_a)),
                       size = 1)
      if (parent1 == "S_a"){
        S_a = S_a - 1
        S_a_NB = S_a_NB + 1
      } else if (parent1 == "E_a"){
        E_a = E_a - 1
        E_a_NB = E_a_NB + 1
      } else if (parent1 == "I_a"){
        I_a = I_a - 1
        I_a_NB = I_a_NB + 1
      } else if (parent1 == "R_a"){
        R_a = R_a - 1
        R_a_NB = R_a_NB + 1
      } else if (parent1 == "S_sea_a"){
        S_sea_a = S_sea_a - 1
        S_sea_a_NB = S_sea_a_NB + 1
      } else if (parent1 == "E_sea_a"){
        E_sea_a = E_sea_a - 1
        E_sea_a_NB = E_sea_a_NB + 1
      } else if (parent1 == "I_sea_a"){
        I_sea_a = I_sea_a - 1
        I_sea_a_NB = I_sea_a_NB + 1
      } else if (parent1 == "R_sea_a"){
        R_sea_a = R_sea_a - 1
        R_sea_a_NB = R_sea_a_NB + 1
      }
      parent2 = sample(c(rep("S_a", S_a), rep("E_a", E_a),rep("I_a", I_a),rep("R_a", R_a),
                         rep("S_sea_a", S_a), rep("E_sea_a", E_a),rep("I_sea_a", I_a),rep("R_sea_a", R_a)),
                       size = 1)
      if (parent2 == "S_a"){
        S_a = S_a - 1
        S_a_NB = S_a_NB + 1
      } else if (parent2 == "E_a"){
        E_a = E_a - 1
        E_a_NB = E_a_NB + 1
      } else if (parent2 == "I_a"){
        I_a = I_a - 1
        I_a_NB = I_a_NB + 1
      } else if (parent2 == "R_a"){
        R_a = R_a - 1
        R_a_NB = R_a_NB + 1
      } else if (parent2 == "S_sea_a"){
        S_sea_a = S_sea_a - 1
        S_sea_a_NB = S_sea_a_NB + 1
      } else if (parent2 == "E_sea_a"){
        E_sea_a = E_sea_a - 1
        E_sea_a_NB = E_sea_a_NB + 1
      } else if (parent2 == "I_sea_a"){
        I_sea_a = I_sea_a - 1
        I_sea_a_NB = I_sea_a_NB + 1
      } else if (parent2 == "R_sea_a"){
        R_sea_a = R_sea_a - 1
        R_sea_a_NB = R_sea_a_NB + 1
      }
    }else if (transition == "S_b_N_to_E_b_N"){
      S_b_N = S_b_N - 1
      E_b_N = E_b_N + 1
    }else if (transition == "E_b_N_to_S_b_N"){
      E_b_N = E_b_N - 1
      S_b_N = S_b_N + 1
    }else if (transition == "E_b_N_to_I_b_N"){
      E_b_N = E_b_N - 1
      I_b_N = I_b_N + 1
    }else if (transition == "I_b_N_to_R_b_N"){
      I_b_N = I_b_N - 1
      R_b_N = R_b_N + 1
    }else if (transition == "I_b_N_to_R_b_N"){
      I_b_N = I_b_N - 1
      R_b_N = R_b_N + 1
    }else if (transition == "I_b_N_to_D_b_N"){
      I_b_N = I_b_N - 1
      D_b_N = D_b_N + 1
      # If a nestling dies, both parents become non-breeders.
      parent1 = sample(c(rep("S_b", S_b), rep("E_b", E_b),rep("I_b", I_b),rep("R_b", R_b),
                         rep("S_sea_b", S_b), rep("E_sea_b", E_b),rep("I_sea_b", I_b),rep("R_sea_b", R_b)),
                       size = 1)
      if (parent1 == "S_b"){
        S_b = S_b - 1
        S_b_NB = S_b_NB + 1
      } else if (parent1 == "E_b"){
        E_b = E_b - 1
        E_b_NB = E_b_NB + 1
      } else if (parent1 == "I_b"){
        I_b = I_b - 1
        I_b_NB = I_b_NB + 1
      } else if (parent1 == "R_b"){
        R_b = R_b - 1
        R_b_NB = R_b_NB + 1
      } else if (parent1 == "S_sea_b"){
        S_sea_b = S_sea_b - 1
        S_sea_b_NB = S_sea_b_NB + 1
      } else if (parent1 == "E_sea_b"){
        E_sea_b = E_sea_b - 1
        E_sea_b_NB = E_sea_b_NB + 1
      } else if (parent1 == "I_sea_b"){
        I_sea_b = I_sea_b - 1
        I_sea_b_NB = I_sea_b_NB + 1
      } else if (parent1 == "R_sea_b"){
        R_sea_b = R_sea_b - 1
        R_sea_b_NB = R_sea_b_NB + 1
      }
      parent2 = sample(c(rep("S_b", S_b), rep("E_b", E_b),rep("I_b", I_b),rep("R_b", R_b),
                         rep("S_sea_b", S_b), rep("E_sea_b", E_b),rep("I_sea_b", I_b),rep("R_sea_b", R_b)),
                       size = 1)
      if (parent2 == "S_b"){
        S_b = S_b - 1
        S_b_NB = S_b_NB + 1
      } else if (parent2 == "E_b"){
        E_b = E_b - 1
        E_b_NB = E_b_NB + 1
      } else if (parent2 == "I_b"){
        I_b = I_b - 1
        I_b_NB = I_b_NB + 1
      } else if (parent2 == "R_b"){
        R_b = R_b - 1
        R_b_NB = R_b_NB + 1
      } else if (parent2 == "S_sea_b"){
        S_sea_b = S_sea_b - 1
        S_sea_b_NB = S_sea_b_NB + 1
      } else if (parent2 == "E_sea_b"){
        E_sea_b = E_sea_b - 1
        E_sea_b_NB = E_sea_b_NB + 1
      } else if (parent2 == "I_sea_b"){
        I_sea_b = I_sea_b - 1
        I_sea_b_NB = I_sea_b_NB + 1
      } else if (parent2 == "R_sea_b"){
        R_sea_b = R_sea_b - 1
        R_sea_b_NB = R_sea_b_NB + 1
      }
      
    }
    
    new_state = matrix(data = c(S_a, E_a, I_a, R_a, D_a,
                                S_sea_a, E_sea_a, I_sea_a, R_sea_a, D_sea_a,
                                S_sea_b, E_sea_b, I_sea_b, R_sea_b, D_sea_b,
                                S_b, E_b, I_b, R_b, D_b,
                                
                                S_a_NB, E_a_NB, I_a_NB, R_a_NB, D_a_NB,
                                S_sea_a_NB, E_sea_a_NB, I_sea_a_NB, R_sea_a_NB, D_sea_a_NB,
                                S_sea_b_NB, E_sea_b_NB, I_sea_b_NB, R_sea_b_NB, D_sea_b_NB,
                                S_b_NB, E_b_NB, I_b_NB, R_b_NB, D_b_NB,
                                
                                S_a_N, E_a_N, I_a_N, R_a_N, D_a_N,
                                S_b_N, E_b_N, I_b_N, R_b_N, D_b_N),
                           nrow = 10, ncol = 5, 
                           byrow = T)
    
    #print(new_state)
    
    states = abind(states, new_state)

  }
  
  output = data.frame(
    time = times,
    S_a = states[1, 1, ],
    E_a = states[1, 2, ],
    I_a = states[1, 3, ],
    R_a = states[1, 4, ],
    D_a = states[1, 5, ],
    S_sea_a = states[2, 1, ],
    E_sea_a = states[2, 2, ],
    I_sea_a = states[2, 3, ],
    R_sea_a = states[2, 4, ],
    D_sea_a = states[2, 5, ],
    S_sea_b = states[3, 1, ],
    E_sea_b = states[3, 2, ],
    I_sea_b = states[3, 3, ],
    R_sea_b = states[3, 4, ],
    D_sea_b = states[3, 5, ],
    S_b = states[4, 1, ],
    E_b = states[4, 2, ],
    I_b = states[4, 3, ],
    R_b = states[4, 4, ],
    D_b = states[4, 5, ],
    
    S_a_NB = states[5, 1, ],
    E_a_NB = states[5, 2, ],
    I_a_NB = states[5, 3, ],
    R_a_NB = states[5, 4, ],
    D_a_NB = states[5, 5, ],
    S_sea_a_NB = states[6, 1, ],
    E_sea_a_NB = states[6, 2, ],
    I_sea_a_NB = states[6, 3, ],
    R_sea_a_NB = states[6, 4, ],
    D_sea_a_NB = states[6, 5, ],
    S_sea_b_NB = states[7, 1, ],
    E_sea_b_NB = states[7, 2, ],
    I_sea_b_NB = states[7, 3, ],
    R_sea_b_NB = states[7, 4, ],
    D_sea_b_NB = states[7, 5, ],
    S_b_NB = states[8, 1, ],
    E_b_NB = states[8, 2, ],
    I_b_NB = states[8, 3, ],
    R_b_NB = states[8, 4, ],
    D_b_NB = states[8, 5, ],
    
    S_a_N = states[9, 1, ],
    E_a_N = states[9, 2, ],
    I_a_N = states[9, 3, ],
    R_a_N = states[9, 4, ],
    D_a_N = states[9, 5, ],
    S_b_N = states[10, 1, ],
    E_b_N = states[10, 2, ],
    I_b_N = states[10, 3, ],
    R_b_N = states[10, 4, ],
    D_b_N = states[10, 5, ]) %>% 
    mutate(
    S_a_total = S_a + S_sea_a,
    E_a_total = E_a + E_sea_a,
    I_a_total = I_a + I_sea_a,
    R_a_total = R_a + R_sea_a,
    D_a_total = D_a + D_sea_a,
    
    S_b_total = S_b + S_sea_b,
    E_b_total = E_b + E_sea_b,
    I_b_total = I_b + I_sea_b,
    R_b_total = R_b + R_sea_b,
    D_b_total = D_b + D_sea_b,
    
    S_a_NB_total = S_a_NB + S_sea_a_NB,
    E_a_NB_total = E_a_NB + E_sea_a_NB,
    I_a_NB_total = I_a_NB + I_sea_a_NB,
    R_a_NB_total = R_a_NB + R_sea_a_NB,
    D_a_NB_total = D_a_NB + D_sea_a_NB,
    
    S_b_NB_total = S_b_NB + S_sea_b_NB,
    E_b_NB_total = E_b_NB + E_sea_b_NB,
    I_b_NB_total = I_b_NB + I_sea_b_NB,
    R_b_NB_total = R_b_NB + R_sea_b_NB,
    D_b_NB_total = D_b_NB + D_sea_b_NB
  )
  
  return(output)
}

# Run simulation

time1 <- Sys.time()
output = gillespie_seir(param = param, 
                        induced_dispersal = F,
                        initial_number_breeders_A = 50,
                        initial_number_infected_breeders_A = 1, 
                        initial_number_breeders_B = 50,
                        total_time = 70,
                        dispersal_stochactic = T)

time2 <- Sys.time()
time2 - time1


# Plot results
output_long = melt(output[1:nrow(output)-1, ], id = "time")

output_a = output_long %>% filter(variable %in% c("S_a_total", "E_a_total", "I_a_total", "R_a_total", "D_a_total"))
plot_a = ggplot(output_a, aes(x = time, y = value, color = variable)) +
  geom_line() +
  labs(x = "Time", y = "Number of individuals", color = "Status") +
  theme_minimal() +
  ggtitle("Breeders in A (colony+Sea)")+
  scale_color_brewer(palette="Set2", labels = c("S", "E", "I", "R", "D"))


output_a_N = output_long %>% filter(variable %in% c("S_a_N", "E_a_N", "I_a_N", "R_a_N", "D_a_N"))
plot_a_N = ggplot(output_a_N, aes(x = time, y = value, color = variable)) +
  geom_line() +
  labs(x = "Time", y = "Number of individuals", color = "Status") +
  theme_minimal() +
  ggtitle("Nestlings in A")+
  scale_color_brewer(palette="Set2", labels = c("S", "E", "I", "R", "D"))


output_a_NB = output_long %>% filter(variable %in% c("S_a_NB_total", "E_a_NB_total", "I_a_NB_total", "R_a_NB_total", "D_a_NB_total"))
plot_a_NB = ggplot(output_a_NB, aes(x = time, y = value, color = variable)) +
  geom_line() +
  labs(x = "Time", y = "Number of individuals", color = "Status") +
  theme_minimal() +
  ggtitle("Non-Breeders in A (colony+Sea)")+
  scale_color_brewer(palette="Set2", labels = c("S", "E", "I", "R", "D"))


output_b = output_long %>% filter(variable %in% c("S_b_total", "E_b_total", "I_b_total", "R_b_total", "D_b_total"))
plot_b = ggplot(output_b, aes(x = time, y = value, color = variable)) +
  geom_line() +
  labs(x = "Time", y = "Number of individuals", color = "Status") +
  theme_minimal() +
  ggtitle("Breeders in B (colony+Sea)")+
  scale_color_brewer(palette="Set2", labels = c("S", "E", "I", "R", "D"))


output_b_N = output_long %>% filter(variable %in% c("S_b_N", "E_b_N", "I_b_N", "R_b_N", "D_b_N"))
plot_b_N = ggplot(output_b_N, aes(x = time, y = value, color = variable)) +
  geom_line() +
  labs(x = "Time", y = "Number of individuals", color = "Status") +
  theme_minimal() +
  ggtitle("Nestlings in B")+
  scale_color_brewer(palette="Set2", labels = c("S", "E", "I", "R", "D"))


output_b_NB = output_long %>% filter(variable %in% c("S_b_NB_total", "E_b_NB_total", "I_b_NB_total", "R_b_NB_total", "D_b_NB_total"))
plot_b_NB = ggplot(output_b_NB, aes(x = time, y = value, color = variable)) +
  geom_line() +
  labs(x = "Time", y = "Number of individuals", color = "Status") +
  theme_minimal() +
  ggtitle("Non-Breeders in B (colony+Sea)")+
  scale_color_brewer(palette="Set2", labels = c("S", "E", "I", "R", "D"))

plot_grid(plot_a, plot_a_N, plot_a_NB,
          plot_b, plot_b_N, plot_b_NB,
          labels = c("A", "B", "C",
                     "D", "E", "F"),
          label_size = 12)

# 
# summary_output = function(output){
#   
#   N_a = output[1, c("S_a", "I_a")] %>% sum()
#   
#   max_infected_a = max(output[, "I_a"]) 
#   prop_max_infected_a = max_infected_a / N_a
#   dead_a = output[nrow(output), "D_a"]
#   prop_dead_a = dead_a / N_a
#   
#   max_infected_sea = max(output[, "I_sea"]) 
#   dead_sea = output[nrow(output), "D_sea"]
#   
#   prop_non_exposed_from_a = (output[nrow(output), "S_a"] + output[nrow(output), "S_sea"] - output[1, "S_sea"] ) / N_a
#   
#   return( data.frame(
#     N_a = N_a,
#     max_infected_a = max_infected_a,
#     prop_max_infected_a = prop_max_infected_a,
#     dead_a = dead_a,
#     prop_dead_a = prop_dead_a,
#     max_infected_sea = max_infected_sea,
#     dead_sea = dead_sea,
#     prop_non_exposed_from_a = prop_non_exposed_from_a
#     
#   ))
# }
# 
# 
# output_long_list = data.frame()
# response_list = data.frame()
# 
# nb_iterations = 8
# 
# for (i in 1:nb_iterations){
#   
#   output = gillespie_seir(epi_param, initial_state, total_time)
#   output_long = melt(output, id = "time")
#   
#   output_long_i = cbind(output_long,
#                          data.frame(simulation = rep(i, times = nrow(output_long))))
#   
#   output_long_list = rbind(output_long_list, output_long_i)
#   response_list = rbind(response_list, summary_output(output))
#   
# }
# 
# 
# output_a = output_long_list %>% filter(variable %in% c("S_a", "E_a", "I_a", "R_a", "D_a"))
# 
# p = ggplot()
# for(i in 1:nb_iterations){
#   p = p + geom_line(data = output_a %>% subset(., simulation == i )
#                     , aes(x = time, y = value, color = variable)) 
# }
# p = p +
#   labs(x = "Time", y = "Number of individuals", color = "Compartment") +
#   theme_minimal() +
#   ggtitle("Stochastic SEIR Model Simulation (Gillespie Algorithm)")
# 
# 
# p
# 
# 
# data_long = pivot_longer(response_list, cols = -N_a, names_to = "variable", values_to = "value")
# 
# # Créer les diagrammes en violon pour chaque variable
# ggplot(data_long %>% subset(., variable %in% c("dead_a", "max_infected_a")),
#        aes(x = variable, y = value)) +
#   geom_violin() + 
#   geom_dotplot(binaxis='y', stackdir='center', dotsize=1)
# 
# 
